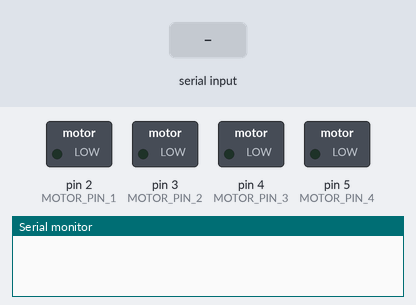
A sketch run on a simulated Arduino Uno, built with avr-gcc and run on an emulated ATmega328P. Parts: switched loads named in the sketch (green lamp = pin HIGH), the last lines printed to the serial monitor. Inputs (shaded band) come from the test bench.

Above: at 3.2 s.
3.3 s: "A\n" received over Serial
At 3.64 s:
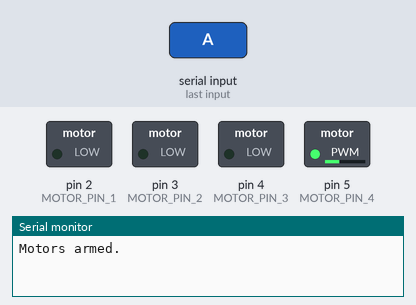
6.3 s: "90,45,200,10\n" received over Serial
At 7.1 s:
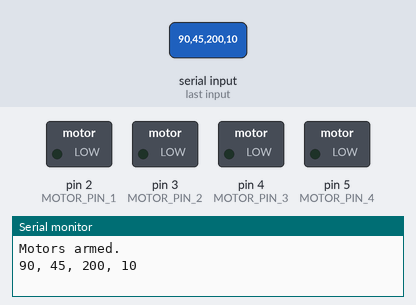
7.9 s: "S\n" received over Serial
At 9.5 s:
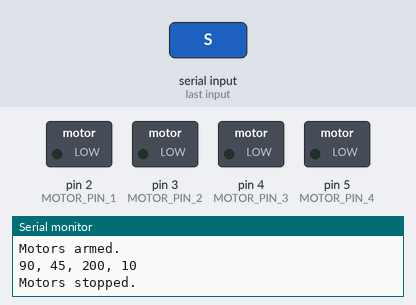
Timing chart, 0 to 11.0 s (numbered marks = the images above; inputs shaded):
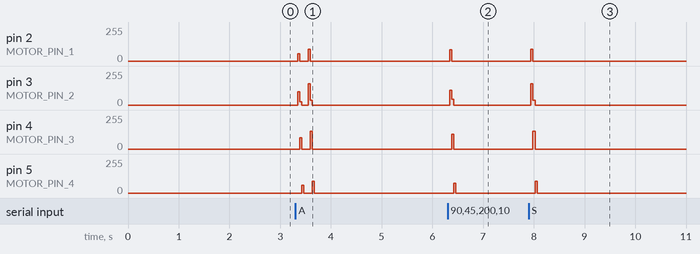

Measured:
- after the input at 3.3 s, pin 2 (MOTOR_PIN_1): 0/255 → 56/255 at once, → 0/255 0.04 s later, → 88/255 0.17 s later, → 0/255 0.04 s later; pin 4 (MOTOR_PIN_3): 0/255 → 86/255 after 0.08 s, → 0/255 0.04 s later, → 134/255 0.17 s later, → 0/255 0.04 s later
- after the input at 6.3 s, pin 2 (MOTOR_PIN_1): 0/255 → 84/255 at once, → 0/255 0.04 s later; pin 3 (MOTOR_PIN_2): 0/255 → 110/255 at once, → 44/255 0.04 s later, → 0/255 0.04 s later; pin 4 (MOTOR_PIN_3): 0/255 → 110/255 after 0.08 s, → 0/255 0.04 s later; pin 5 (MOTOR_PIN_4): 0/255 → 73/255 after 0.12 s, → 0/255 0.04 s later
- after the input at 7.9 s, pin 2 (MOTOR_PIN_1): 0/255 → 88/255 at once, → 0/255 0.04 s later; pin 3 (MOTOR_PIN_2): 0/255 → 159/255 at once, → 36/255 0.04 s later, → 0/255 0.04 s later; pin 4 (MOTOR_PIN_3): 0/255 → 134/255 after 0.08 s, → 0/255 0.04 s later; pin 5 (MOTOR_PIN_4): 0/255 → 90/255 after 0.12 s, → 0/255 0.04 s later

The sketch:

dhsot600_arduino.ino
```cpp
#define MOTOR_PIN_1 2
#define MOTOR_PIN_2 3
#define MOTOR_PIN_3 4
#define MOTOR_PIN_4 5

#define DSHOT600_HIGH 1250   // High time for DSHOT600 (in nanoseconds)
#define DSHOT600_LOW  625   // Low time for DSHOT600 (in nanoseconds)
#define DSHOT_BIT_TIME 1670 // Total bit time for DSHOT600 (in nanoseconds)

// Function to send a DSHOT frame to a motor
void sendDShot(int pin, int throttleValue) {
  uint16_t packet = throttleValue << 1;  // Shift the throttle value left by 1 to make space for the checksum
  packet |= calculateChecksum(throttleValue);  // Add the checksum

  for (int i = 15; i >= 0; i--) {
    if (packet & (1 << i)) {
      // Send a '1'
      digitalWrite(pin, HIGH);
      delayMicroseconds(DSHOT600_HIGH);
      digitalWrite(pin, LOW);
      delayMicroseconds(DSHOT_BIT_TIME - DSHOT600_HIGH);
    } else {
      // Send a '0'
      digitalWrite(pin, HIGH);
      delayMicroseconds(DSHOT600_LOW);
      digitalWrite(pin, LOW);
      delayMicroseconds(DSHOT_BIT_TIME - DSHOT600_LOW);
    }
  }
}

// Calculate a simple checksum (XOR of nibbles)
uint8_t calculateChecksum(uint16_t value) {
  uint8_t checksum = (value ^ (value >> 4) ^ (value >> 8)) & 0x0F;
  return checksum;
}

void setup() {
  Serial.begin(115200);

  // Initialize the motor pins
  pinMode(MOTOR_PIN_1, OUTPUT);
  pinMode(MOTOR_PIN_2, OUTPUT);
  pinMode(MOTOR_PIN_3, OUTPUT);
  pinMode(MOTOR_PIN_4, OUTPUT);

  // Wait a bit to allow the ESC to complete the initial beeps
  delay(2000);

}

void loop() {
  if (Serial.available() > 0) {
    String command = Serial.readStringUntil('\n'); // Read until newline
        if (command == "A") { // Arm command
            sendDShot(MOTOR_PIN_1, 0);
            sendDShot(MOTOR_PIN_2, 0);
            sendDShot(MOTOR_PIN_3, 0);
            sendDShot(MOTOR_PIN_4, 0);
            delay(100); // Short delay to ensure the ESCs register the arming signal
            sendDShot(MOTOR_PIN_1, 1000);
            sendDShot(MOTOR_PIN_2, 1000);
            sendDShot(MOTOR_PIN_3, 1000);
            sendDShot(MOTOR_PIN_4, 1000);
            Serial.println("Motors armed.");
        } else if (command == "S") { // Stop command
            // Send a zero throttle signal to arm the ESC
            sendDShot(MOTOR_PIN_1, 1000);
            sendDShot(MOTOR_PIN_2, 1000);
            sendDShot(MOTOR_PIN_3, 1000);
            sendDShot(MOTOR_PIN_4, 1000);
            Serial.println("Motors stopped.");
        } // Ensure the command contains motor values
    int motor1 = 0, motor2 = 0, motor3 = 0, motor4 = 0;

    // Parse the motor values from the command string
    int numValues = sscanf(command.c_str(), "%d,%d,%d,%d", &motor1, &motor2, &motor3, &motor4);
    // Send throttle values to the motors
    if (numValues == 4) {
      // Set the speed for each motor
      sendDShot(MOTOR_PIN_1, motor1);
      sendDShot(MOTOR_PIN_2, motor2);
      sendDShot(MOTOR_PIN_3, motor3);
      sendDShot(MOTOR_PIN_4, motor4);

      // Provide feedback
      //Serial.print("Motor values: ");
      Serial.print(motor1);
      Serial.print(", ");
      Serial.print(motor2);
      Serial.print(", ");
      Serial.print(motor3);
      Serial.print(", ");
      Serial.println(motor4);
    }
  }
}
```
